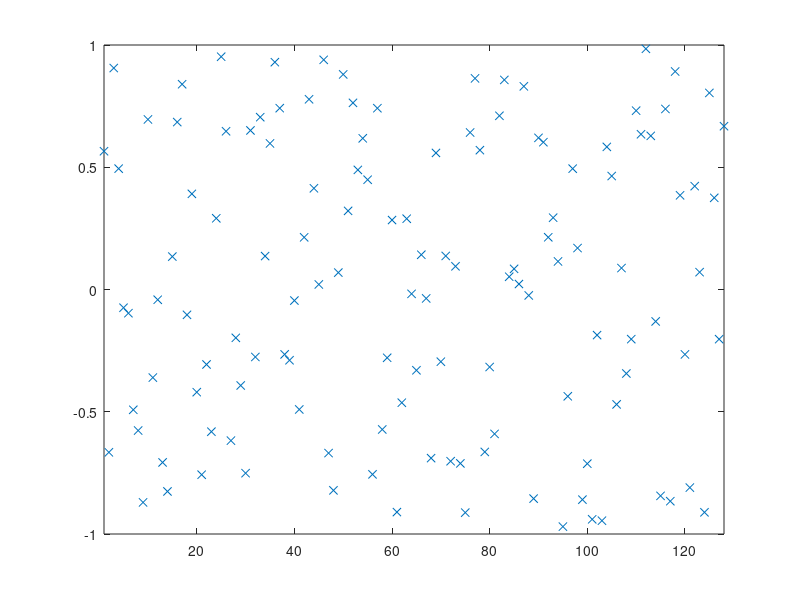

Write the MATLAB code that produced this figure. (Note: this script raises an error after producing the figure.)
% script <a href="matlab:RR_OddEvenRR_MergeSortTest">RR_OddEvenRR_MergeSortTest</a>
% Test <a href="matlab:help RR_OddEvenRR_MergeSort">RR_OddEvenRR_MergeSort</a> on a random set of data.
% See <a href="matlab:RCweb">Numerical Renaissance: simulation, optimization, & control</a>, Section 7.2.2.
% Part of <a href="matlab:help RCC">Numerical Renaissance Codebase 1.0</a>, <a href="matlab:help RCchap07">Chapter 7</a>; please read the <a href="matlab:help RCcopyleft">copyleft</a>.

n=2^7; D=2*rand(n,1)-1; close all, plot(D(:,1),'x'), axis([1 n -1 1]), pause(0.5)
[D,index]=RR_OddEvenRR_MergeSort(D,1,n); plot(D(:,1),'x'), axis([1 n -1 1])

% end script RR_OddEvenRR_MergeSortTest
